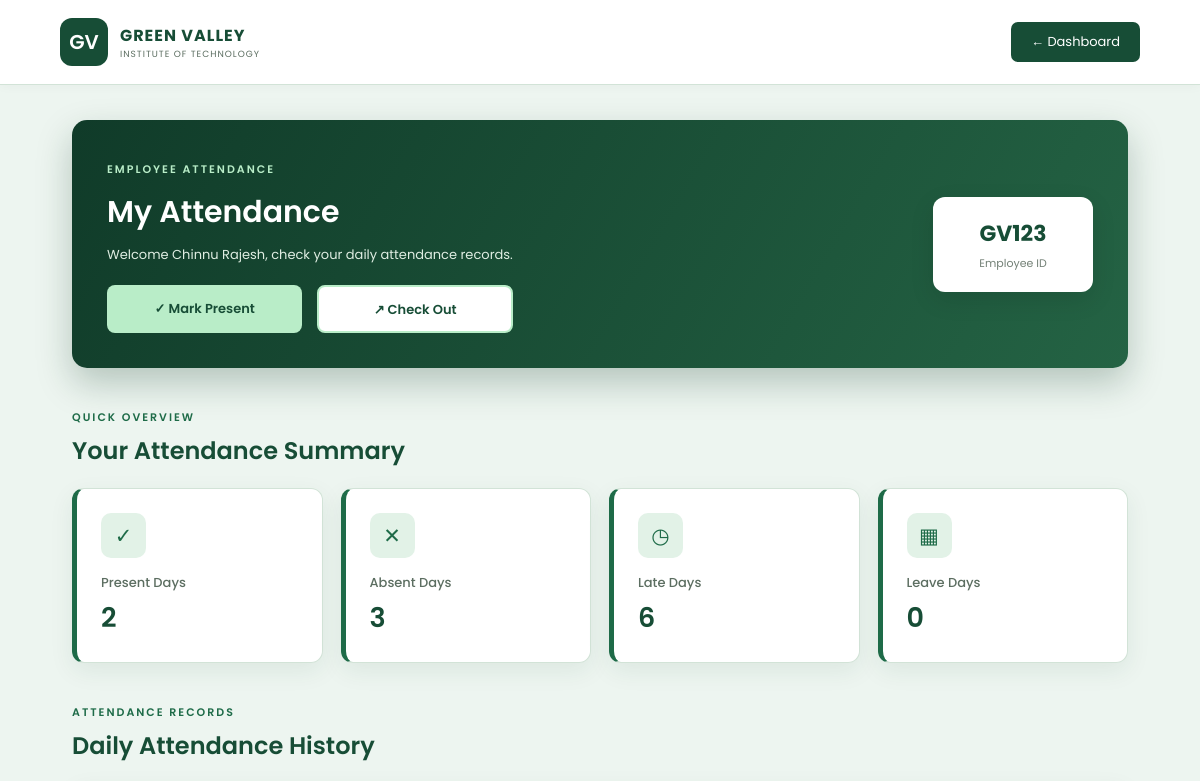
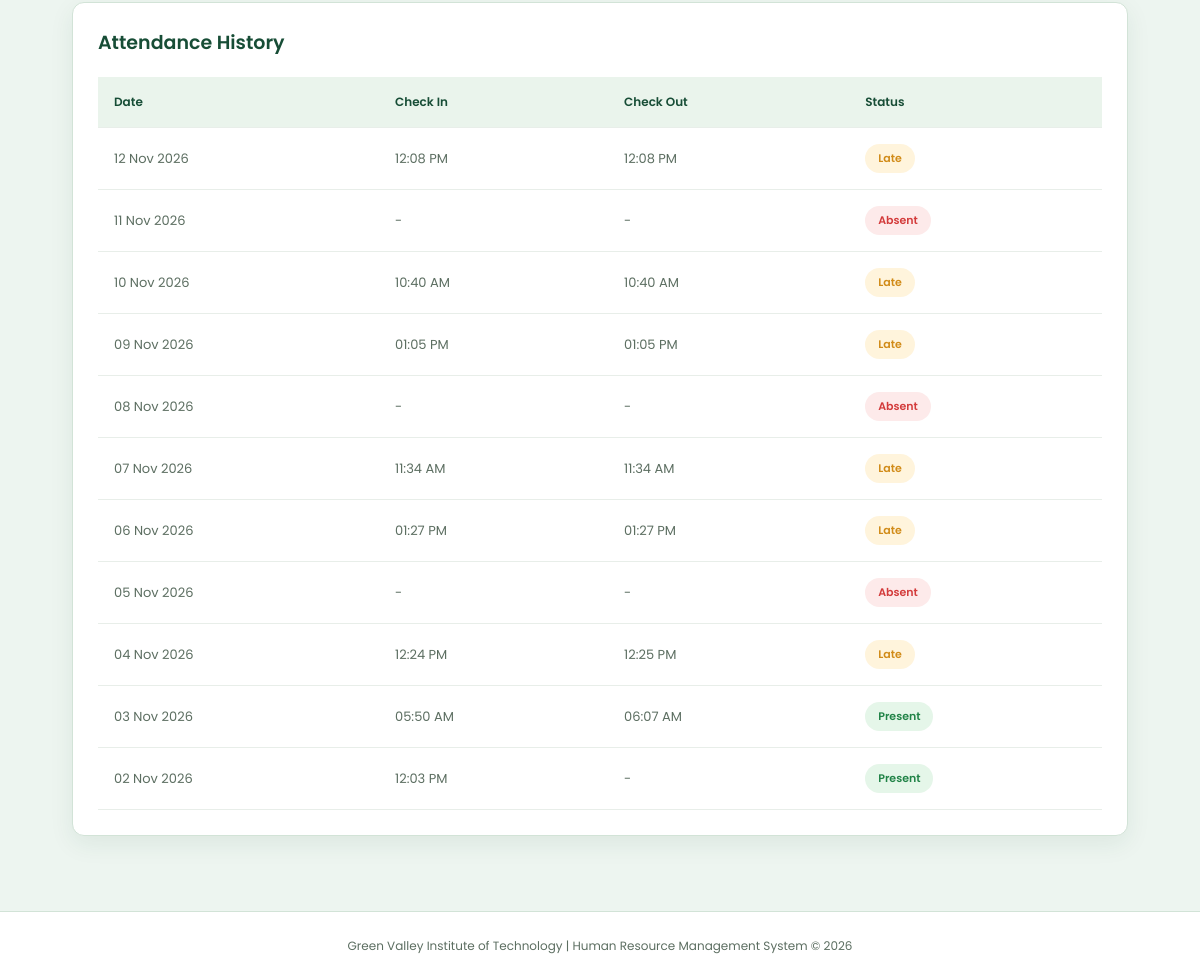
The app's page /attendance/ (signed in) with its own data (2 pictures, top to bottom).
### app/models.py (models this page shows, shortened)
class Employee(models.Model):
    user = models.OneToOneField(User, on_delete=models.CASCADE)
    employeeid = models.CharField(max_length=50, unique=True)
    phonenumber = models.CharField(max_length=10, null=True, blank=True)
    department = models.CharField(max_length=100, blank=True)
    designation = models.CharField(max_length=200, blank=True)
    joiningdate = models.DateField(null=True, blank=True)
    salary = models.DecimalField(max_digits=10, decimal_places=2, default=0)

class Attendance(models.Model):
    STATUS_CHOICES = [
        ('Present', 'Present'),
        ('Absent', 'Absent'),
        ('Late', 'Late'),
        ('Leave', 'Leave'),
    ]
    employee = models.ForeignKey(
        'Employee',
        on_delete=models.CASCADE
    )
    date = models.DateField(default=timezone.localdate)
    check_in = models.TimeField(
        null=True,
        blank=True
    )
    check_out = models.TimeField(
        null=True,
        blank=True
    )
    status = models.CharField(
        max_length=20,
        choices=STATUS_CHOICES,
        default='Present'
    )
    class Meta:
        constraints = [
            models.UniqueConstraint(
                fields=['employee', 'date'],
                name='unique_employee_attendance_per_day'
            )
        ]

### app/views.py (the view)
# urls.py: path('attendance/', views.attendance, name='attendance'),
@login_required
def attendance(request):
    employee = Employee.objects.get(
        user=request.user
    )
    today = timezone.localdate()
    yesterday = today - timedelta(days=1)
    Attendance.objects.get_or_create(
        employee=employee,
        date=yesterday,
        defaults={
            'status': 'Absent'
        }
    )
    attendance_records = Attendance.objects.filter(
        employee=employee
    ).order_by('-date')
    present_days = attendance_records.filter(
        status='Present'
    ).count()
    absent_days = attendance_records.filter(
        status='Absent'
    ).count()
    late_days = attendance_records.filter(
        status='Late'
    ).count()
    leave_days = attendance_records.filter(
        status='Leave'
    ).count()
    context = {
        'employee': employee,
        'attendance_records': attendance_records,
        'present_days': present_days,
        'absent_days': absent_days,
        'late_days': late_days,
        'leave_days': leave_days,
    }
    return render(
        request,
        'attendance.html',
        context
    )

### templates/attendance.html (shortened to what this page needs)
<!DOCTYPE html>
<html lang="en">
<head>
</head>
<body>
    <header>
        <div class="logo">
            <div class="logo-icon">GV</div>
            <div>
                <h2>GREEN VALLEY</h2>
                <p>INSTITUTE OF TECHNOLOGY</p>
            </div>
        </div>
        <a href="{% url 'dashboard' %}" class="dashboard-btn">
            ← Dashboard
        </a>
    </header>
    <main class="container">
        <section class="welcome">
            <div>
                <span>EMPLOYEE ATTENDANCE</span>
                <h1>My Attendance</h1>
                <p>
                    Welcome {{ employee.user.first_name|title }},
                    check your daily attendance records.
                </p>
                <div class="attendance-buttons">
                    <form method="POST" action="{% url 'mark_attendance' %}">
                        <button type="submit" class="mark-btn">
                            ✓ Mark Present
                        </button>
                    </form>
                    <form method="POST" action="{% url 'check_out' %}">
                        <button type="submit" class="mark-btn checkout-btn">
                            ↗ Check Out
                        </button>
                    </form>
                </div>
            </div>
            <div class="employee-badge">
                <h2>{{ employee.employeeid }}</h2>
                <p>Employee ID</p>
            </div>
        </section>
        <div class="section-heading">
            <span>QUICK OVERVIEW</span>
            <h2>Your Attendance Summary</h2>
        </div>
        <section class="stats">
            <div class="stat-card">
                <div class="stat-icon">✓</div>
                <p>Present Days</p>
                <h2>{{ present_days|default:"0" }}</h2>
            </div>
            <div class="stat-card">
                <div class="stat-icon">✕</div>
                <p>Absent Days</p>
                <h2>{{ absent_days|default:"0" }}</h2>
            </div>
            <div class="stat-card">
                <div class="stat-icon">◷</div>
                <p>Late Days</p>
                <h2>{{ late_days|default:"0" }}</h2>
            </div>
            <div class="stat-card">
                <div class="stat-icon">▦</div>
                <p>Leave Days</p>
                <h2>{{ leave_days|default:"0" }}</h2>
            </div>
        </section>
        <div class="section-heading">
            <span>ATTENDANCE RECORDS</span>
            <h2>Daily Attendance History</h2>
        </div>
        <section class="attendance">
            <h2>Attendance History</h2>
            <div class="table-wrapper">
                <table>
                    <thead>
                        <tr>
                            <th>Date</th>
                            <th>Check In</th>
                            <th>Check Out</th>
                            <th>Status</th>
                        </tr>
                    </thead>
                    <tbody>
                        {% for record in attendance_records %}
                        <tr>
                            <td>
                                {{ record.date|date:"d M Y" }}
                            </td>
                            <td>
                                {{ record.check_in|time:"h:i A"|default:"-" }}
                            </td>
                            <td>
                                {{ record.check_out|time:"h:i A"|default:"-" }}
                            </td>
                            <td>
                                <span class="status {{ record.status }}">
                                    {{ record.status }}
                                </span>
                            </td>
                        </tr>
                        {% empty %}
                        <tr>
                            <td colspan="4" class="empty">
                                No attendance records found.
                            </td>
                        </tr>
                        {% endfor %}
                    </tbody>
                </table>
            </div>
        </section>
    </main>
    <footer>
        Green Valley Institute of Technology |
        Human Resource Management System © 2026
    </footer>
</body>
</html>

### templates/attendance.html (style rules this page uses)
:root { --primary-dark: #0d3b23; --primary: #174d36; --accent: #1e6b48; --bg-main: #edf5f0; --card-bg: #ffffff; --text-main: #20372a; --text-muted: #5c6e61; --border-color: #d2e3d7; --shadow: 0 8px 25px rgba(23, 77, 54, 0.08); --shadow-hover: 0 14px 30px rgba(23, 77, 54, 0.15); }
* { margin: 0; padding: 0; box-sizing: border-box; }
body { font-family: 'Poppins', Arial, sans-serif; background: var(--bg-main); color: var(--text-main); }
header { min-height: 85px; padding: 15px 5%; display: flex; justify-content: space-between; align-items: center; background: white; border-bottom: 1px solid var(--border-color); box-shadow: 0 2px 10px rgba(0, 0, 0, 0.03); position: sticky; top: 0; z-index: 100; }
.logo { display: flex; align-items: center; gap: 12px; }
.logo-icon { width: 48px; height: 48px; background: var(--primary); color: white; display: flex; justify-content: center; align-items: center; border-radius: 12px; font-weight: 600; font-size: 20px; }
.logo h2 { color: var(--primary); font-size: 16px; letter-spacing: 1px; }
.logo p { font-size: 9px; color: var(--text-muted); letter-spacing: 1px; }
.dashboard-btn { padding: 10px 20px; background: var(--primary); color: white; text-decoration: none; border-radius: 7px; font-size: 13px; transition: 0.3s; }
.container { padding: 35px 6%; }
.welcome { padding: 35px; border-radius: 15px; background: linear-gradient(120deg, #103b29, #246344); color: white; display: flex; justify-content: space-between; align-items: center; gap: 20px; box-shadow: 0 15px 35px rgba(13, 56, 34, 0.25); }
.welcome span { color: #b9edc8; font-size: 11px; letter-spacing: 2px; font-weight: 600; }
.welcome h1 { font-size: 30px; margin: 10px 0; font-weight: 600; }
.welcome p { color: #e0eee3; font-size: 13px; margin-top: 5px; }
.employee-badge { padding: 20px; min-width: 160px; background: white; color: var(--primary); border-radius: 12px; text-align: center; box-shadow: 0 8px 25px rgba(0, 0, 0, 0.1); }
.employee-badge h2 { font-size: 22px; }
.employee-badge p { color: #738076; font-size: 11px; margin-top: 5px; }
.mark-btn { margin-top: 20px; padding: 13px 25px; background: #b9edc8; color: #174d36; border: none; border-radius: 8px; font-size: 13px; font-weight: 600; font-family: inherit; cursor: pointer; transition: 0.3s; }
.section-heading { margin: 35px 0 20px; }
.section-heading span { color: var(--accent); font-size: 11px; letter-spacing: 2px; font-weight: 600; }
.section-heading h2 { margin-top: 5px; color: var(--primary); font-size: 24px; font-weight: 600; }
.stats { display: grid; grid-template-columns: repeat(4, 1fr); gap: 18px; }
.stat-card { padding: 24px; background: white; border: 1px solid var(--border-color); border-radius: 12px; transition: 0.3s; box-shadow: var(--shadow); border-left: 5px solid var(--accent); }
.stat-icon { width: 45px; height: 45px; background: #e2f2e7; color: var(--accent); display: flex; justify-content: center; align-items: center; border-radius: 10px; font-size: 21px; margin-bottom: 15px; }
.stat-card p { color: var(--text-muted); font-size: 13px; font-weight: 500; }
.stat-card h2 { color: var(--primary); font-size: 27px; margin-top: 5px; font-weight: 600; }
.attendance { padding: 25px; background: white; border: 1px solid var(--border-color); border-radius: 12px; box-shadow: var(--shadow); }
.attendance h2 { color: var(--primary); font-size: 19px; margin-bottom: 20px; font-weight: 600; }
.table-wrapper { width: 100%; overflow-x: auto; }
table { width: 100%; border-collapse: collapse; min-width: 650px; }
th, td { padding: 16px; text-align: left; border-bottom: 1px solid #e8eee9; font-size: 13px; }
th { background: #eaf4ec; color: var(--primary); font-size: 12px; font-weight: 600; }
td { color: var(--text-muted); }
.status { padding: 6px 13px; border-radius: 20px; font-size: 11px; font-weight: 600; display: inline-block; }
.Present { color: #218347; background: #e5f6e9; }
.Absent { color: #d33b3b; background: #fdeaea; }
.Late { color: #d18b18; background: #fff4dc; }
footer { padding: 25px; margin-top: 40px; text-align: center; background: white; border-top: 1px solid var(--border-color); color: var(--text-muted); font-size: 12px; }
.attendance-buttons { display: flex; gap: 15px; margin-top: 20px; }
.attendance-buttons form { flex: 1; }
.attendance-buttons button { width: 100%; margin-top: 0; height: 48px; }
.checkout-btn { background: white; color: #174d36; border: 2px solid #b9edc8; }

### records on screen
Employee: user.first_name "Chinnu Rajesh", employeeid "GV123"
Attendance: date "12 Nov 2026", check_in "12:08 PM", check_out "12:08 PM", status "Late"
Attendance: date "11 Nov 2026", check_in "-", check_out "-", status "Absent"
Attendance: date "10 Nov 2026", check_in "10:40 AM", check_out "10:40 AM", status "Late"
Attendance: date "09 Nov 2026", check_in "01:05 PM", check_out "01:05 PM", status "Late"
Attendance: date "08 Nov 2026", check_in "-", check_out "-", status "Absent"
Attendance: date "07 Nov 2026", check_in "11:34 AM", check_out "11:34 AM", status "Late"
Attendance: date "06 Nov 2026", check_in "01:27 PM", check_out "01:27 PM", status "Late"
Attendance: date "05 Nov 2026", check_in "-", check_out "-", status "Absent"
Attendance: date "04 Nov 2026", check_in "12:24 PM", check_out "12:25 PM", status "Late"
Attendance: date "03 Nov 2026", check_in "05:50 AM", check_out "06:07 AM", status "Present"
Attendance: date "02 Nov 2026", check_in "12:03 PM", check_out "-", status "Present"

### other values on screen
{{ present_days|default:"0" }} "2"
{{ absent_days|default:"0" }} "3"
{{ late_days|default:"0" }} "6"
{{ leave_days|default:"0" }} "0"
